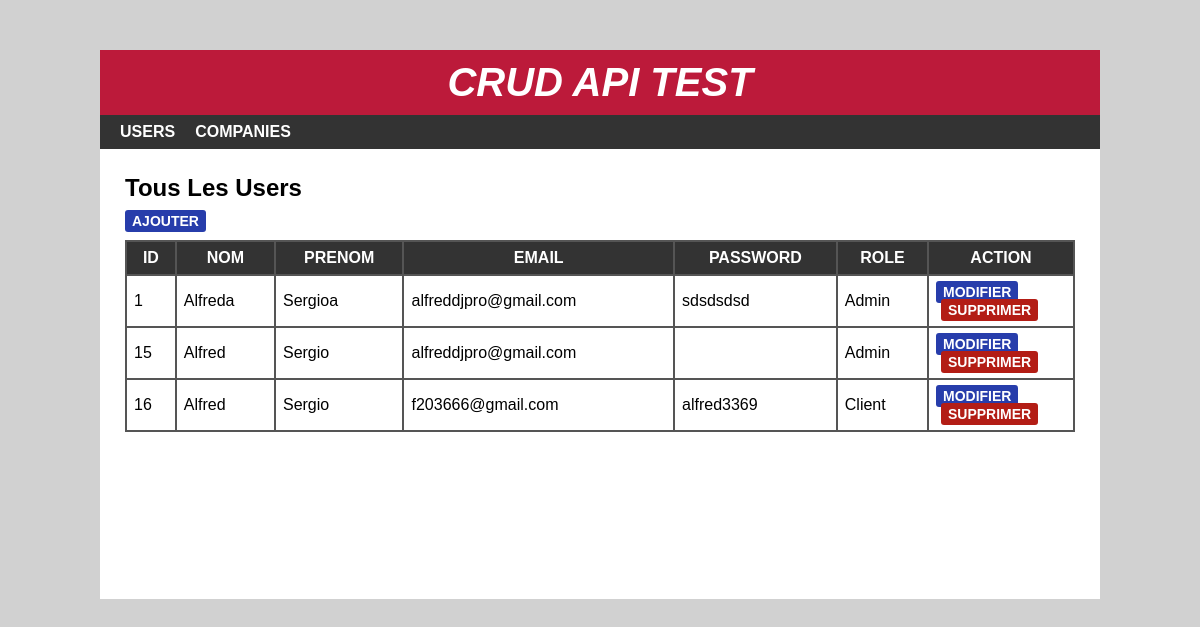
The page / on the database its author committed.
### tables this page shows
CREATE TABLE IF NOT EXISTS `users` (
  `sid` int(10) NOT NULL AUTO_INCREMENT,
  `snom` varchar(15) NOT NULL,
  `sprenom` varchar(15) NOT NULL,
  `semail` varchar(100) NOT NULL,
  `spass` varchar(100) NOT NULL,
  `srole` int(10) NOT NULL,
  `scompanie` int(10) NOT NULL,
  PRIMARY KEY (`sid`)
);

CREATE TABLE IF NOT EXISTS `roles` (
  `rid` int(11) NOT NULL AUTO_INCREMENT,
  `cname` varchar(15) NOT NULL,
  PRIMARY KEY (`rid`)
);

### index.php (the view, shortened to what this page needs)
<?php
include 'header.php';
?>
<div id="main-content">
    <h2>Tous les users</h2>
    <div class="add"><a href="add.php">Ajouter</a></div>
    <?php
      include 'conn.php';
      $sql = "SELECT * FROM users JOIN roles WHERE users.srole = roles.rid";
      $result = mysqli_query($conn, $sql) or die("Query Unsuccessful.");
      if(mysqli_num_rows($result) > 0)  {
    ?>
    <table cellpadding="7px">
        <thead>
        <th>Id</th>
        <th>Nom</th>
        <th>Prenom</th>
        <th>Email</th>
        <th>Password</th>
        <th>Role</th>
        <th>Action</th>
        </thead>
        <tbody>
          <?php
            while($row = mysqli_fetch_assoc($result)){
          ?>
            <tr>
                <td><?php echo $row['sid']; ?></td>
                <td><?php echo $row['snom']; ?></td>
                <td><?php echo $row['sprenom']; ?></td>
                <td><?php echo $row['semail']; ?></td>
                <td><?php echo $row['spass']; ?></td>
                <td><?php echo $row['cname']; ?></td>
                <td>
                    <a href='edit.php?id=<?php echo $row['sid']; ?>'>Modifier</a>
                    <a href='delete.php?id=<?php echo $row['sid']; ?>'>Supprimer</a>
                </td>
            </tr>
          <?php } ?>
        </tbody>
    </table>
  <?php }else{
    echo "<h2>Vide</h2>";
  }
  ?>
</div>
</div>
</body>
</html>

### header.php (shortened to what this page needs)
<!DOCTYPE html>
<html lang="en">
<head>
  <link rel="stylesheet" href="css/style.css">
</head>
<body>
    <div id="wrapper">
        <div id="header">
            <h1>Crud Api test</h1>
        </div>
        <div id="menu">
            <ul>
                <li>
                    <a href="index.php">Users</a>
                </li>
                <li>
                    <a href="companies.php">Companies</a>
                </li>
            </ul>
        </div>

### css/style.css (style rules this page uses)
body { font:16px arial; margin: 0; padding: 0; background: #d1d1d1; }
#wrapper { width: 1000px; margin: 50px auto 0; background-color: #fff; }
#header { text-align: center; background-color: #BC1A3A; padding: 10px; }
#header h1 { color: #fff; font-size: 40px; font-style: italic; font-weight: 700; text-transform: uppercase; margin: 0; }
#menu { background-color: #333; }
#menu ul { font-size: 0; padding: 0 10px; margin: 0; list-style: none; }
#menu ul li { display: inline-block; }
#menu ul li a { color: #fff; font-size: 16px; font-weight: 600; padding: 8px 10px; display: block; text-decoration: none; text-transform: uppercase; transition: all 0.3s ease; }
#main-content { padding: 25px; min-height: 400px; }
#main-content h2 { margin: 0 0 10px; text-transform: capitalize; }
#main-content table { width: 100%; background-color: #555; margin: 0 0 20px; }
#main-content table th { color: #fff; background-color: #333; text-transform: uppercase; }
#main-content table th:last-child { width: 130px; }
#main-content table td { background-color: #fff; }
#main-content table td a { font-size: 14px; font-weight: 600; text-transform: uppercase; padding: 3px 7px; color: #fff; background-color: #273dab; text-decoration: none; border-radius: 3px; }
#main-content table td a:nth-child(2) { background-color: #b31d15; margin: 0 0 0 5px; }
.add a { font-size: 14px; font-weight: 600; text-transform: uppercase; padding: 3px 7px; color: #fff; background-color: #273dab; text-decoration: none; border-radius: 3px; }
.add { margin-bottom: 10px; }

### rows shown on the page
users: sid "1", snom "Alfreda", sprenom "Sergioa", semail "alfreddjpro@gmail.com", spass "sdsdsdsd", roles.cname "Admin"
users: sid "15", snom "Alfred", sprenom "Sergio", semail "alfreddjpro@gmail.com", roles.cname "Admin"
users: sid "16", snom "Alfred", sprenom "Sergio", semail "f203666@gmail.com", spass "alfred3369", roles.cname "Client"
